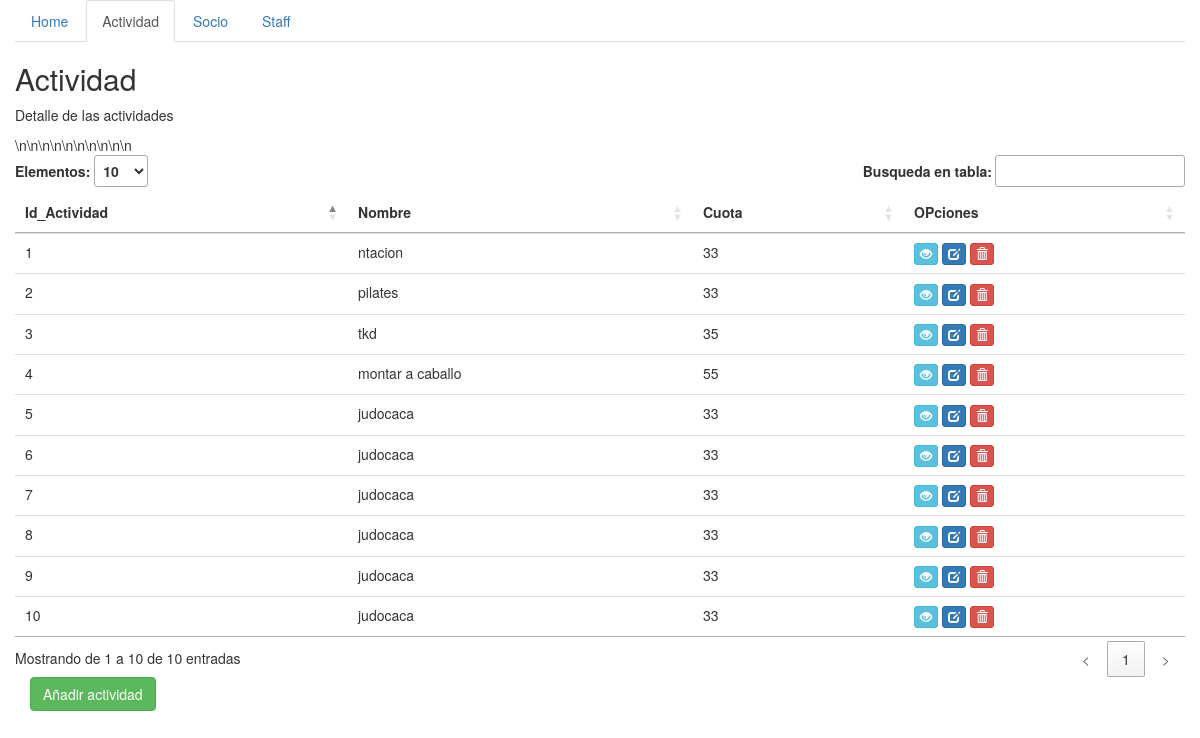
/webv1/p_actividad.php, run on the app's committed database.
### tables this page shows
CREATE TABLE `actividad` (
  `id_act` int(5) NOT NULL COMMENT 'identificador actividad',
  `nombre` varchar(200) DEFAULT NULL COMMENT 'nombre actividad deportiva',
  `cuota` float UNSIGNED DEFAULT NULL COMMENT 'coste de la actividad',
  `restriccion` tinyint(1) NOT NULL COMMENT '0 si no tiene restriccion horaria',
  `horario` varchar(500) NOT NULL
);

### webv1/Db.php (called while the page is built, shortened)
<?php
class Db
{
private static $host = "localhost";
private static $dbUser = "root";
private static $dbPwd = "";
private static $db = "saya";
private static $mysqli;
	public static function  conecta(){
		self::$mysqli = new mysqli(self::$host, self::$dbUser,self::$dbPwd,self::$db);
	}
	public static function recuperarTabla ($tabla){
		$sql ="Select * From $tabla";
		$m=self::$mysqli;
		$resultado= $m->query($sql);
		return $resultado;
	}
	public static function arrayTabla ($tabla){
		$rawdata = array();
		$i=0;
		$resultado= self::recuperarTabla ($tabla);
		while($row = mysqli_fetch_array($resultado))
   		{
		       $rawdata[$i] = $row;
		       $i++;
		}
		return $rawdata;
   }
}

### webv1/p_actividad.php (the view, shortened to what this page needs)
<!DOCTYPE html>
<html lang="es">
<head>
	<link href="css/bootstrap.min.css" rel="stylesheet">
	<link rel="stylesheet" type="text/css" href="https://cdn.datatables.net/1.10.16/css/jquery.dataTables.css">
	<?php
				require_once ("Db.php");
				$rawdata =Db::arrayTabla('actividad');
			?>
</head>
<body>
	<div class="container">
		<div class="row">
	  		  <ul class="nav nav-tabs">
			    <li><a href="index.php">Home</a></li>
			    <li class="active"><a href="p_actividad.php">Actividad</a></li>
			    <li><a href="p_socio.php">Socio</a></li>
			    <li><a href="staff.php">Staff</a></li>
			  </ul>
		</div>
		<div class="row">
			<h2>Actividad</h2>
		</div>
		<div class="row">
			<p>	Detalle de las actividades</p>
			<table id ="example" class="table table-hover">
			    <thead>
			      <tr>
			        <th class= "">Id_Actividad</th>
			        <th class="">Nombre</th>
			        <th class="">Cuota</th>
			        <th class="">OPciones </th>
			      </tr>
			    </thead>
			    <tbody>
			<?php
				   $filas = count($rawdata);
				   for($i=0;$i<$filas;$i++){
				      echo "<tr>";
				      echo "<td>". $rawdata[$i][0]. "</td>";
				      echo "<td>". $rawdata[$i][1]. "</td>";
				      echo "<td>". $rawdata[$i][2]. "</td>";
				      echo '<td> <div class="btn-group-xs ">
				      				<a href="f_actividad.php?id_act='.$rawdata[$i][0].'&m=v" class="btn btn-info" role="button"><span class="glyphicon glyphicon-eye-open"></a>
    								<a href="f_actividad.php?id_act='.$rawdata[$i][0].'&m=e"  class="btn btn-primary " role="button"><span class="glyphicon glyphicon-edit"></a>
    								<button type="button" class="btn btn-danger"><span class="glyphicon glyphicon-trash"></button>
  								  </div>	</td>\n';
				   }
				 echo "</tr>";
			?>
			</tbody>
		</table>
		</div>
		<a href="f_actividad.php" class="btn btn-success" role="button"> Añadir actividad</a>
	</div>
</body>
</html>

### data on the page
actividad: id_act "1", nombre "ntacion", cuota "33"
actividad: id_act "2", nombre "pilates", cuota "33"
actividad: id_act "3", nombre "tkd", cuota "35"
actividad: id_act "4", nombre "montar a caballo", cuota "55"
actividad: id_act "5", nombre "judocaca", cuota "33"
actividad: id_act "6", nombre "judocaca", cuota "33"
actividad: id_act "7", nombre "judocaca", cuota "33"
actividad: id_act "8", nombre "judocaca", cuota "33"
actividad: id_act "9", nombre "judocaca", cuota "33"
actividad: id_act "10", nombre "judocaca", cuota "33"
